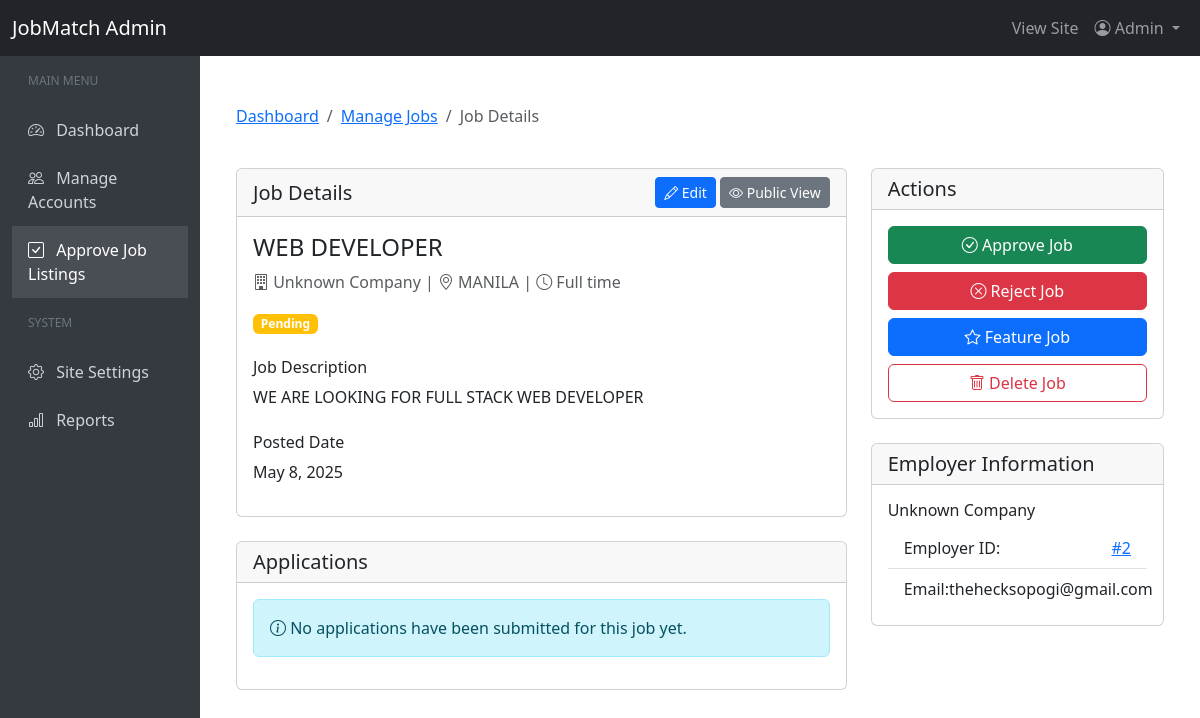
/admin/job-details.php?id=4 (signed in), run on the app's committed database.
### tables this page shows
CREATE TABLE `jobs` (
  `id` int NOT NULL,
  `title` varchar(255) NOT NULL,
  `description` text NOT NULL,
  `category_id` int NOT NULL,
  `location` varchar(255) NOT NULL,
  `salary` varchar(100) DEFAULT NULL,
  `posted_date` datetime DEFAULT CURRENT_TIMESTAMP,
  `employer_id` int DEFAULT NULL,
  `salary_min` decimal(10,2) DEFAULT NULL,
  `salary_max` decimal(10,2) DEFAULT NULL,
  `required_experience` int DEFAULT '0',
  `status` enum('pending','active','rejected','expired','filled') NOT NULL DEFAULT 'pending',
  `is_featured` tinyint(1) NOT NULL DEFAULT '0',
  `created_at` timestamp NULL DEFAULT CURRENT_TIMESTAMP,
  `job_type` enum('full_time','part_time','contract','internship','remote') NOT NULL DEFAULT 'full_time',
  `requirements` text,
  `responsibilities` text
);

CREATE TABLE `users` (
  `id` int NOT NULL,
  `username` varchar(50) NOT NULL,
  `password` varchar(255) NOT NULL,
  `email` varchar(100) NOT NULL,
  `user_type` enum('jobseeker','employer','admin') NOT NULL,
  `created_at` datetime DEFAULT CURRENT_TIMESTAMP
);

### admin/job-details.php (the view, shortened to what this page needs)
<?php
require_once '../config/db_connect.php';
$job_id = intval($_GET['id']);
$stmt = $conn->prepare("SELECT j.*, ep.company_name,
                       u.email as employer_email
                       FROM jobs j
                       LEFT JOIN employer_profiles ep ON j.employer_id = ep.user_id
                       LEFT JOIN users u ON j.employer_id = u.id
                       WHERE j.id = ?");
$stmt->bind_param("i", $job_id);
$stmt->execute();
$result = $stmt->get_result();
$job = $result->fetch_assoc();
include '../includes/admin_header.php';
?>
<div class="container-fluid py-4">
    <div class="row mb-4">
        <div class="col-md-12">
            <nav aria-label="breadcrumb">
                <ol class="breadcrumb">
                    <li class="breadcrumb-item"><a href="index.php">Dashboard</a></li>
                    <li class="breadcrumb-item"><a href="approve-jobs.php">Manage Jobs</a></li>
                    <li class="breadcrumb-item active" aria-current="page">Job Details</li>
                </ol>
            </nav>
        </div>
    </div>
    <div class="row">
        <div class="col-md-8">
            <div class="card mb-4">
                <div class="card-header d-flex justify-content-between align-items-center">
                    <h5 class="mb-0">Job Details</h5>
                    <div>
                        <a href="edit-job.php?id=<?php echo $job_id; ?>" class="btn btn-primary btn-sm">
                            <i class="bi bi-pencil"></i> Edit
                        </a>
                        <a href="../jobs/view.php?id=<?php echo $job_id; ?>" class="btn btn-secondary btn-sm" target="_blank">
                            <i class="bi bi-eye"></i> Public View
                        </a>
                    </div>
                </div>
                <div class="card-body">
                    <h4><?php echo htmlspecialchars($job['title']); ?></h4>
                    <p class="text-muted">
                        <i class="bi bi-building"></i> <?php echo htmlspecialchars($job['company_name'] ?? 'Unknown Company'); ?> |
                        <i class="bi bi-geo-alt"></i> <?php echo htmlspecialchars($job['location']); ?> |
                        <i class="bi bi-clock"></i> <?php echo ucfirst(str_replace('_', ' ', $job['job_type'] ?? 'Unknown')); ?>
                    </p>
                    <div class="mb-4">
                        <span class="badge bg-<?php
                            if (!isset($job['status']) || $job['status'] == 'pending') echo 'warning';
                            elseif ($job['status'] == 'active') echo 'success';
                            elseif ($job['status'] == 'rejected') echo 'danger';
                            elseif ($job['status'] == 'expired') echo 'secondary';
                            elseif ($job['status'] == 'filled') echo 'info';
                            else echo 'secondary';
                        ?>">
                            <?php echo ucfirst($job['status'] ?? 'pending'); ?>
                        </span>
                    </div>
                    <div class="mb-4">
                        <h6>Job Description</h6>
                        <div class="card-text">
                            <?php echo nl2br(htmlspecialchars($job['description'])); ?>
                        </div>
                    </div>
                    <div class="mb-3">
                        <h6>Posted Date</h6>
                        <p><?php echo date('F j, Y', strtotime($job['posted_date'])); ?></p>
                    </div>
                </div>
            </div>
            <div class="card mb-4">
                <div class="card-header">
                    <h5 class="mb-0">Applications</h5>
                </div>
                <div class="card-body">
                    <?php
                    $app_stmt = $conn->prepare("SELECT ja.*, u.username, u.email,
                                              CONCAT(jp.first_name, ' ', jp.last_name) as applicant_name
                                              FROM job_applications ja
                                              LEFT JOIN users u ON ja.user_id = u.id
                                              LEFT JOIN jobseeker_profiles jp ON ja.user_id = jp.user_id
                                              WHERE ja.job_id = ?
                                              ORDER BY ja.id DESC");
                    $app_stmt->bind_param("i", $job_id);
                    $app_stmt->execute();
                    $applications = $app_stmt->get_result();
                    ?>
                    <?php if ($applications->num_rows > 0): ?>
                        <div class="table-responsive">
                            <table class="table table-hover">
                                <thead>
                                    <tr>
                                        <th>ID</th>
                                        <th>Applicant</th>
                                        <th>Email</th>
                                        <th>Status</th>
                                        <th>Applied On</th>
                                        <th>Actions</th>
                                    </tr>
                                </thead>
                                <tbody>
                                    <?php while ($app = $applications->fetch_assoc()): ?>
                                        <tr>
                                            <td><?php echo $app['id']; ?></td>
                                            <td>
                                                <a href="user-details.php?id=<?php echo $app['user_id']; ?>">
                                                    <?php echo htmlspecialchars($app['applicant_name'] ?? $app['username']); ?>
                                                </a>
                                            </td>
                                            <td><?php echo htmlspecialchars($app['email']); ?></td>
                                            <td>
                                                <?php if (!isset($app['status']) || $app['status'] === 'pending'): ?>
                                                    <span class="badge bg-warning">Pending</span>
                                                <?php elseif ($app['status'] === 'reviewed'): ?>
                                                    <span class="badge bg-info">Reviewed</span>
                                                <?php elseif ($app['status'] === 'interview'): ?>
                                                    <span class="badge bg-primary">Interview</span>
                                                <?php elseif ($app['status'] === 'hired'): ?>
                                                    <span class="badge bg-success">Hired</span>
                                                <?php elseif ($app['status'] === 'rejected'): ?>
                                                    <span class="badge bg-danger">Rejected</span>
                                                <?php else: ?>
                                                    <span class="badge bg-secondary"><?php echo ucfirst($app['status']); ?></span>
                                                <?php endif; ?>
                                            </td>
                                            <td>
                                                <?php echo date('M j, Y', strtotime($app['created_at'] ?? $app['application_date'])); ?>
                                            </td>
                                            <td>
                                                <a href="application-details.php?id=<?php echo $app['id']; ?>" class="btn btn-sm btn-outline-primary">View</a>
                                            </td>
                                        </tr>
                                    <?php endwhile; ?>
                                </tbody>
                            </table>
                        </div>
                    <?php else: ?>
                        <div class="alert alert-info">
                            <i class="bi bi-info-circle"></i> No applications have been submitted for this job yet.
                        </div>
                    <?php endif; ?>
                </div>
            </div>
        </div>
        <div class="col-md-4">
            <div class="card mb-4">
                <div class="card-header">
                    <h5 class="mb-0">Actions</h5>
                </div>
                <div class="card-body">
                    <?php if (!isset($job['status']) || $job['status'] == 'pending'): ?>
                        <form method="post" class="mb-2">
                            <button type="submit" class="btn btn-success w-100">
                                <i class="bi bi-check-circle"></i> Approve Job
                            </button>
                        </form>
                        <button type="button" class="btn btn-danger w-100 mb-2" data-bs-toggle="modal" data-bs-target="#rejectModal">
                            <i class="bi bi-x-circle"></i> Reject Job
                        </button>
                    <?php endif; ?>
                    <?php if (empty($job['is_featured']) || $job['is_featured'] == 0): ?>
                        <form method="post" class="mb-2">
                            <button type="submit" class="btn btn-primary w-100">
                                <i class="bi bi-star"></i> Feature Job
                            </button>
                        </form>
                    <?php endif; ?>
                    <button type="button" class="btn btn-outline-danger w-100" data-bs-toggle="modal" data-bs-target="#deleteModal">
                        <i class="bi bi-trash"></i> Delete Job
                    </button>
                </div>
            </div>
            <div class="card mb-4">
                <div class="card-header">
                    <h5 class="mb-0">Employer Information</h5>
                </div>
                <div class="card-body">
                    <h6><?php echo htmlspecialchars($job['company_name'] ?? 'Unknown Company'); ?></h6>
                    <ul class="list-group list-group-flush">
                        <li class="list-group-item d-flex justify-content-between">
                            <span>Employer ID:</span>
                            <a href="user-details.php?id=<?php echo $job['employer_id']; ?>">
                                #<?php echo $job['employer_id']; ?>
                            </a>
                        </li>
                        <?php if (!empty($job['employer_email'])): ?>
                        <li class="list-group-item d-flex justify-content-between">
                            <span>Email:</span>
                            <span><?php echo htmlspecialchars($job['employer_email']); ?></span>
                        </li>
                        <?php endif; ?>
                    </ul>
                </div>
            </div>
        </div>
    </div>
</div>
<?php include '../includes/admin_footer.php'; ?>

### data on the page
jobs: title "WEB DEVELOPER", location "MANILA", job_type "Full time", status "Pending", description "WE ARE LOOKING FOR FULL STACK WEB DEVELOPER", posted_date "May 8, 2025", employer "2", employer.email "thehecksopogi@gmail.com"

### other printed values
$job['company_name'] "Unknown Company"
